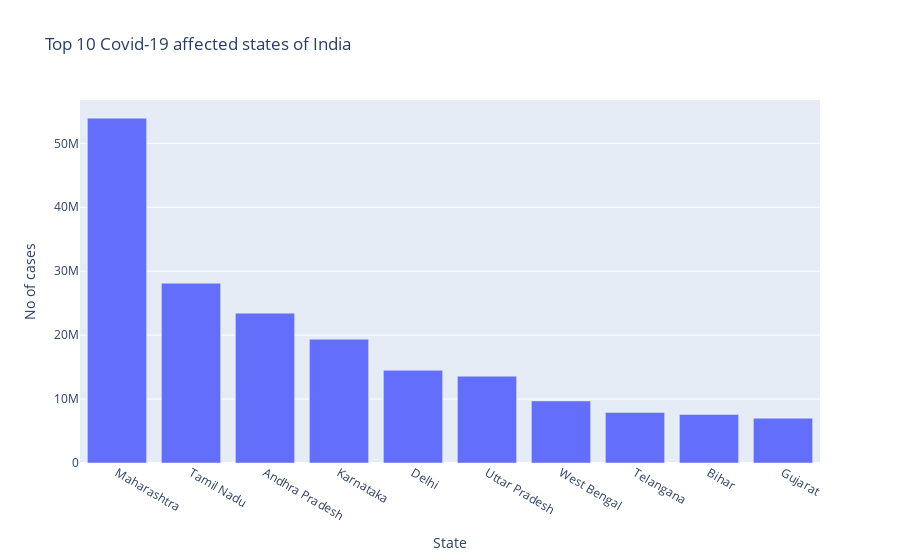

The cell this chart's notebook holds for it:
### Markdown cell above
### Plotting the Top 10 Covid-19 affected states of India by using Plotly

### Code cell
import plotly.express as px
fig = px.bar( x=label, y=Topstate_India, title="Top 10 Covid-19 affected states of India",
            labels={'x':'State', 'y':'No of cases'})
fig.show()

### Figure 1 — Plotly figure (JSON) as saved in the notebook; plotly's stock layout.template omitted (floating-point values rounded to 4 significant figures)
{"data": [{"alignmentgroup": "True", "hovertemplate": "State=%{x}<br>No of cases=%{y}<extra></extra>", "legendgroup": "", "marker": {"color": "#636efa"}, "name": "", "offsetgroup": "", "orientation": "v", "showlegend": false, "textposition": "auto", "type": "bar", "x": ["Maharashtra", "Tamil Nadu", "Andhra Pradesh", "Karnataka", "Delhi", "Uttar Pradesh", "West Bengal", "Telangana", "Bihar", "Gujarat"], "xaxis": "x", "y": [53940053, 28118938, 23442531, 19353593, 14492502, 13579785, 9706667, 7909147, 7595943, 7003453], "yaxis": "y"}], "layout": {"barmode": "relative", "legend": {"tracegroupgap": 0}, "title": {"text": "Top 10 Covid-19 affected states of India"}, "xaxis": {"anchor": "y", "domain": [0, 1], "title": {"text": "State"}}, "yaxis": {"anchor": "x", "domain": [0, 1], "title": {"text": "No of cases"}}}}
